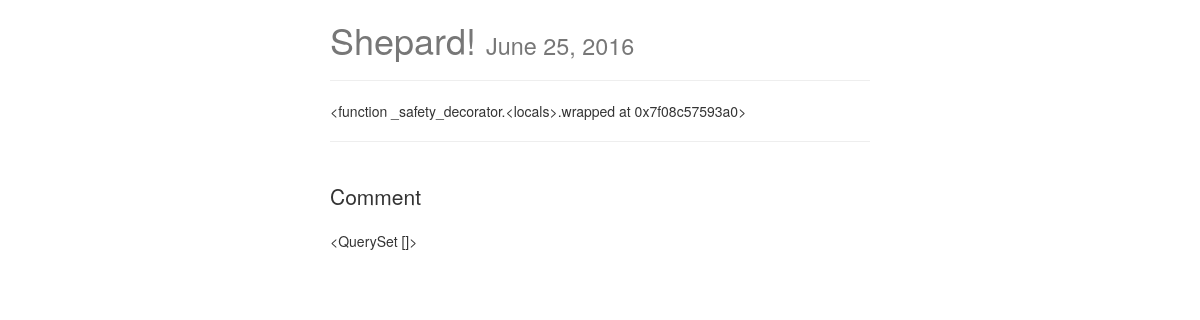
Page /posts/shepard/ (signed in) on the committed database.
### posts/models.py (models this page shows, shortened)
class Post(models.Model):
    user = models.ForeignKey(settings.AUTH_USER_MODEL, default=1)
    title = models.CharField(max_length=120)
    slug = models.SlugField(unique=True)
    image = models.ImageField(upload_to=upload_location,
            null=True,
            blank=True,
            width_field="width_field",
            height_field="height_field")
    height_field = models.IntegerField(default=0)
    width_field = models.IntegerField(default=0)
    content = models.TextField()
    draft = models.BooleanField(default=False)
    publish = models.DateField(auto_now=False, auto_now_add=False)
    updated = models.DateTimeField(auto_now=True, auto_now_add=False)
    timestamp = models.DateTimeField(auto_now=False, auto_now_add=True)
    objects = PostManager()
    class Meta:
        ordering = ["-timestamp", "-updated"]
    def get_markdown(self):
        content = self.content
        markdown_text = markdown(content)
        return mark_safe(markdown_text)

### posts/views.py (the view)
# urls.py: url(r'^(?P<slug>[\w-]+)/$', post_detail, name='detail'),
def post_detail(request, slug=None):
    instance = get_object_or_404(Post, slug=slug)
    if instance.publish > timezone.now().date() or instance.draft:
        if not request.user.is_staff or not request.user.is_superuser:
            raise Http404
    share_string = quote_plus(instance.content)
    content_type = ContentType.objects.get_for_model(Post)
    obj_id = instance.id
    comments = Comment.objects.filter(content_type=content_type,object_id=obj_id)
    context = {
		"title": instance.title,
		"instance": instance,
		"share_string": share_string,
        "comments":comments,
	}
    return render(request, "post_detail.html", context)

### posts/templatetags/urlify.py (called while the page is built)
@register.filter
def urlify(value):
    return quote_plus(value)

### templates/post_detail.html (shortened to what this page needs)
{% extends "base.html" %}
{% load urlify %}
{% block content %}
<div class='col-sm-6 col-sm-offset-3'>
<h1>{{ title }} <small>{% if instance.draft %}<span style='color:red;'>Draft</span> {% endif %}{{ instance.publish }}</small></h1>
<p><div class="fb-like" data-href="{{ request.build_absolute_uri }}" data-layout="button_count" data-action="like" data-show-faces="true" data-share="true"></div>
<hr/>
</p>
<div class='row'>
<div class='col-sm-12'>
<div class="post-detail-item">
{{ instance.get_markdown }}
<hr/>
<br/>
<div>
    <p class="lead">Comment</p>
    {{ comments }}
</div>
</div>
</div>
</div>
{% endblock content %}

### static/css/base.css (style rules this page uses)
h1 { color: #777777; }

### rows in the picture
Post: title "Shepard!", publish "June 25, 2016", get_markdown "<function _safety_decorator.<locals>.wrapped at 0x7f08c57593a0>"

### other values in the picture
{{ comments }} "<QuerySet []>"
